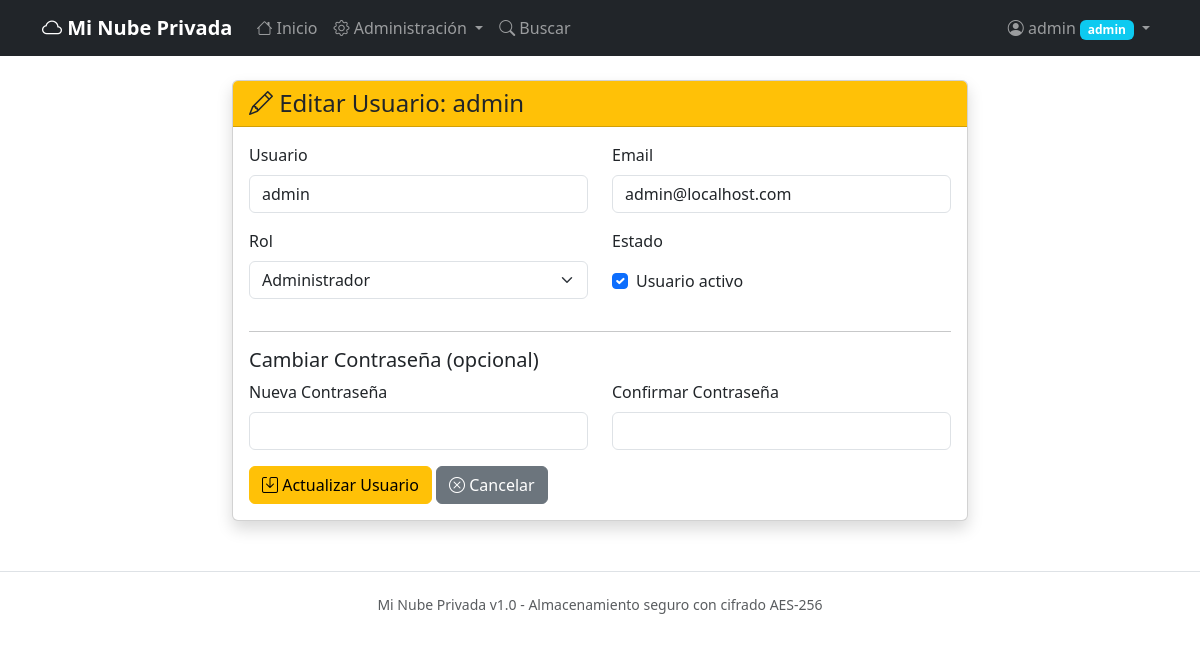
Page /admin/users/1/edit (signed in) on the committed database.
### app/models.py (models this page shows, shortened)
class User(UserMixin, db.Model):
    __tablename__ = 'users'
    id = db.Column(db.Integer, primary_key=True)
    username = db.Column(db.String(80), unique=True, nullable=False, index=True)
    email = db.Column(db.String(120), unique=True, nullable=False, index=True)
    password_hash = db.Column(db.String(256), nullable=False)
    role = db.Column(db.String(20), nullable=False, default='viewer')  # admin, editor, viewer
    is_active = db.Column(db.Boolean, default=True)
    created_at = db.Column(db.DateTime, default=datetime.utcnow)
    last_login = db.Column(db.DateTime)
    last_ip = db.Column(db.String(45))
    file_logs = db.relationship('FileLog', backref='user', lazy='dynamic', cascade='all, delete-orphan')
    @property
    def is_admin(self):
        return self.role == 'admin'

### app/admin.py (the view, shortened to what this page needs)
@admin_bp.route('/users/<int:user_id>/edit', methods=['GET', 'POST'])
@login_required
@admin_required
def edit_user(user_id):
    user = User.query.get_or_404(user_id)
    if user.id == current_user.id and user.role != 'admin':
        flash('No puedes cambiar tu propio rol de administrador.', 'warning')
    form = UserEditForm(obj=user)
    return render_template('admin/edit_user.html', form=form, user=user)

### app/forms.py
class UserEditForm(FlaskForm):
    username = StringField('Usuario', validators=[
        DataRequired(),
        Length(min=3, max=80)
    ])
    email = StringField('Email', validators=[
        DataRequired(),
        Email()
    ])
    role = SelectField('Rol', choices=[
        ('viewer', 'Espectador'),
        ('editor', 'Editor'),
        ('admin', 'Administrador')
    ])
    is_active = BooleanField('Usuario Activo')
    new_password = PasswordField('Nueva Contraseña', validators=[
        Optional(),
        Length(min=8, message='La contraseña debe tener al menos 8 caracteres')
    ])
    confirm_new_password = PasswordField('Confirmar Nueva Contraseña', validators=[
        Optional(),
        EqualTo('new_password', message='Las contraseñas no coinciden')
    ])

### app/templates/admin/edit_user.html (shortened to what this page needs)
{% extends "base.html" %}
{% block content %}
<div class="row justify-content-center">
    <div class="col-md-8">
        <div class="card shadow">
            <div class="card-header bg-warning">
                <h4 class="mb-0"><i class="bi bi-pencil"></i> Editar Usuario: {{ user.username }}</h4>
            </div>
            <div class="card-body">
                <form method="POST">
                    <div class="row">
                        <div class="col-md-6 mb-3">
                            <label for="username" class="form-label">Usuario</label>
                            {{ form.username(class="form-control") }}
                        </div>
                        <div class="col-md-6 mb-3">
                            <label for="email" class="form-label">Email</label>
                            {{ form.email(class="form-control") }}
                        </div>
                    </div>
                    <div class="row">
                        <div class="col-md-6 mb-3">
                            <label for="role" class="form-label">Rol</label>
                            {{ form.role(class="form-select") }}
                        </div>
                        <div class="col-md-6 mb-3">
                            <label for="is_active" class="form-label">Estado</label>
                            <div class="form-check mt-2">
                                {{ form.is_active(class="form-check-input") }}
                                <label class="form-check-label" for="is_active">Usuario activo</label>
                            </div>
                        </div>
                    </div>
                    <hr>
                    <h5>Cambiar Contraseña (opcional)</h5>
                    <div class="row">
                        <div class="col-md-6 mb-3">
                            <label for="new_password" class="form-label">Nueva Contraseña</label>
                            {{ form.new_password(class="form-control") }}
                        </div>
                        <div class="col-md-6 mb-3">
                            <label for="confirm_new_password" class="form-label">Confirmar Contraseña</label>
                            {{ form.confirm_new_password(class="form-control") }}
                        </div>
                    </div>
                    <button type="submit" class="btn btn-warning">
                        <i class="bi bi-save"></i> Actualizar Usuario
                    </button>
                    <a href="{{ url_for('admin.view_user', user_id=user.id) }}" class="btn btn-secondary">
                        <i class="bi bi-x-circle"></i> Cancelar
                    </a>
                </form>
            </div>
        </div>
    </div>
</div>
{% endblock %}

### app/templates/includes/navbar.html (shortened to what this page needs)
<nav class="navbar navbar-expand-lg navbar-dark bg-dark">
    <div class="container">
        <a class="navbar-brand" href="{{ url_for('main.index') }}">
            <i class="bi bi-cloud"></i> Mi Nube Privada
        </a>
        <div class="collapse navbar-collapse" id="navbarNav">
            <ul class="navbar-nav me-auto">
                <li class="nav-item">
                    <a class="nav-link" href="{{ url_for('main.index') }}">
                        <i class="bi bi-house"></i> Inicio
                    </a>
                </li>
                {% if current_user.is_authenticated and current_user.is_admin %}
                <li class="nav-item dropdown">
                    <a class="nav-link dropdown-toggle" href="#" role="button" data-bs-toggle="dropdown">
                        <i class="bi bi-gear"></i> Administración
                    </a>
                </li>
                {% endif %}
                <li class="nav-item">
                    <a class="nav-link" href="{{ url_for('main.search') }}">
                        <i class="bi bi-search"></i> Buscar
                    </a>
                </li>
            </ul>
            <ul class="navbar-nav">
                {% if current_user.is_authenticated %}
                <li class="nav-item dropdown">
                    <a class="nav-link dropdown-toggle" href="#" role="button" data-bs-toggle="dropdown">
                        <i class="bi bi-person-circle"></i> {{ current_user.username }}
                        <span class="badge bg-info">{{ current_user.role }}</span>
                    </a>
                </li>
                {% else %}
                <li class="nav-item">
                    <a class="nav-link" href="{{ url_for('auth.login') }}">Iniciar sesión</a>
                </li>
                {% endif %}
            </ul>
        </div>
    </div>
</nav>

### app/templates/base.html (style rules this page uses)
.navbar-brand { font-weight: bold; }

### rows in the picture
User: username "admin", role "admin", email "admin@localhost.com", role "Administrador", is_active "☑"
